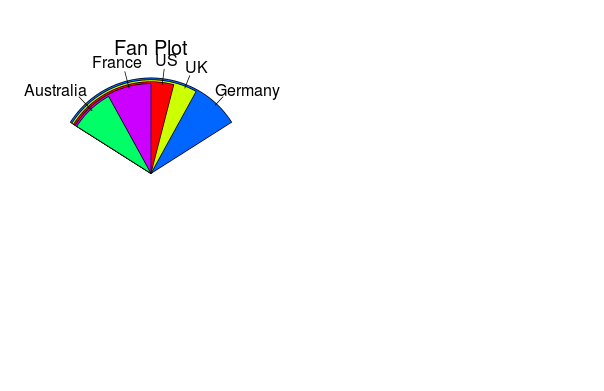

The R source for this figure:
# Веерная диаграмма
# На круговых диаграммах сложно сравнивать значения сегментов (если только они не
# приведены в подписях). К примеру, сможете ли вы сравнить США и Германию, глядя на простую
# круговую диаграмму? Если можете, то вы проницательней меня. В качестве попытки улучшить
# ситуацию, был разработан вариант круговой диаграммы под названием веерная диаграмма. Эта
# диаграмма (Lemon & Tyagi, 2009) предоставляет пользователю возможность представить графически
# и сами значения, и различия между ними. В R эту диаграмму можно построить при помощи функции
# fan.plot() из пакета plotrix.

library(plotrix)
slices <- c(10, 12, 4, 16, 8)
lbls <- c("US", "UK", "Australia", "Germany", "France")
fan.plot(slices, labels = lbls, main="Fan Plot")

# На веерной диаграмме сегменты расположены так, что они налегают друг на друга, а их радиусы
# имеют такой размер, чтобы каждый сегмент был виден. Здесь можно видеть, что Германии
# соответствует самый большой сегмент и что размер сегмента США составляет примерно 60% от
# Германии. Франция составляет около половины от Германии и вдвое превосходит Австралию.
# Помните, что здесь важна ширина сегментов, а не их радиус.
